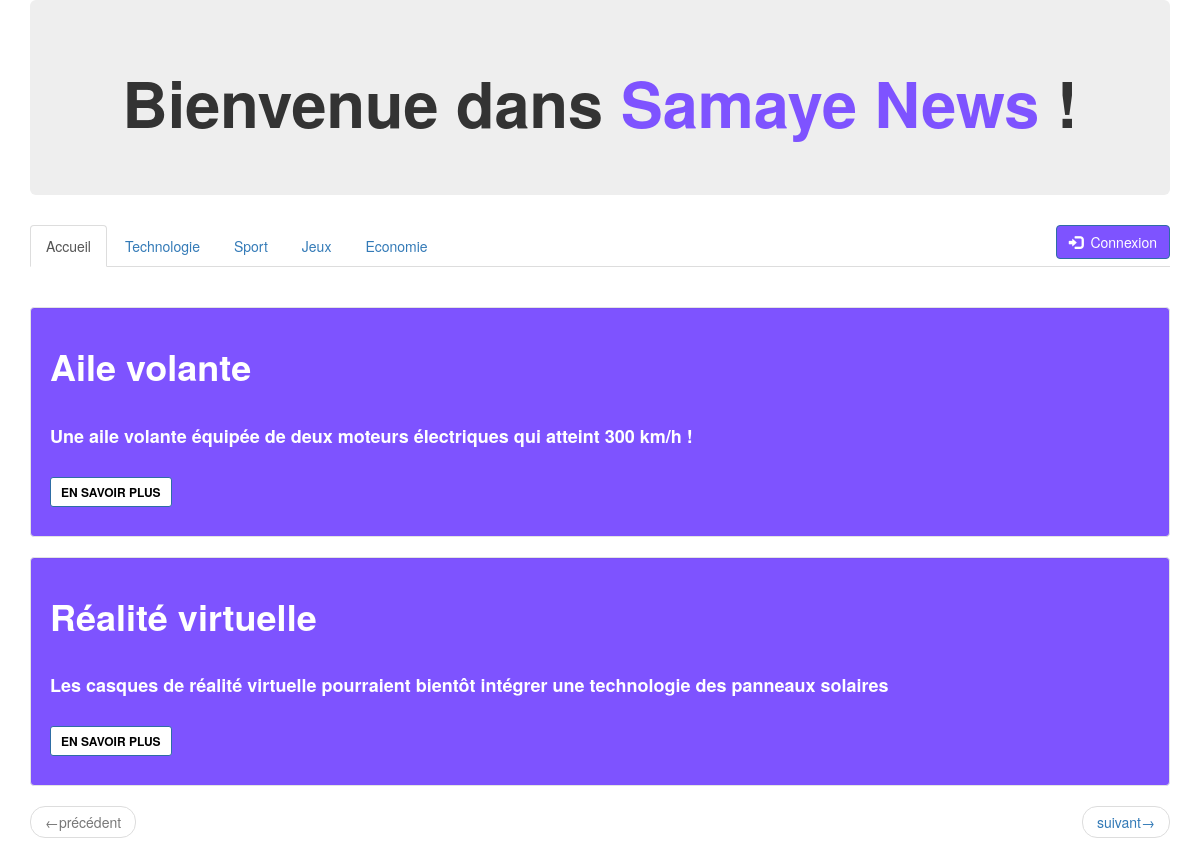
The page / on the database its author committed.
### tables this page shows
CREATE TABLE `categories` (
  `id` int(25) NOT NULL,
  `nom` varchar(30) NOT NULL,
  `description` varchar(100) NOT NULL
);

CREATE TABLE `articles` (
  `id` int(11) NOT NULL,
  `titre` varchar(255) NOT NULL,
  `resume` varchar(1000) NOT NULL,
  `contenu` varchar(10000) NOT NULL,
  `date_pub` date NOT NULL,
  `id_auteur` int(11) NOT NULL,
  `id_categorie` int(25) NOT NULL
);

### controller/ControllerArticle.php (called while the page is built, shortened)
<?php
	class ControllerArticle
	{
		public function accueil()
		{
			$exampleDao = new ExampleDao();
			$data = $exampleDao->get_articles();
			$rub = $exampleDao->get_categorie();
			require("web/affichage.php");
		}
	}
?>

### modele/dao/dao_example_dao.php (called while the page is built, shortened)
<?php
	class ExampleDao
	{
		public function get_articles()
		{
			require("connect_bd.php");
			$sql = "Select id, titre, resume, date_pub from articles";
			$query = $bdd->query($sql);
			$query->execute();
			$data = $query->fetchall(PDO::FETCH_OBJ);
			return $data;
		}
		public function get_categorie()
		{
			require("connect_bd.php");
			$sql = "Select * from categories";
			$query = $bdd->query($sql);
			$query->execute();
			$data = $query->fetchall(PDO::FETCH_OBJ);
			return $data;
		}
	}
?>

### web/includes/templates/header_menu.php (the view, shortened to what this page needs)
<?php
	if (isset($_GET['rubrique']))
	{
		$a = "active";
		$a_accueil = "";
	}
	else
	{
		$a_accueil = "active";
	}
?>
<div class="jumbotron">
    <h1 style="text-align:center; font-weight:bolder;">Bienvenue dans <span style="color:#7E53FF;">Samaye News </span>!</h1>
</div>
<ul class="nav nav-tabs">
		<li role="presentation" class="<?php echo $a_accueil; ?>"><a href="index.php">Accueil</a></li>
	<?php
		foreach($rub as $dataa):
	?>
		<li role="presentation" class="<?php if($_GET['rubrique'] == $dataa->nom) { echo $a; } ?>"><a href="index.php?rubrique=<?php echo $dataa->nom ?>"><?php echo $dataa->nom ?></a></li>
	<?php
		endforeach;
	?>
	<?php
		if (isset($_SESSION['username']))
		{
	?>
		<a href="index.php?deconnexion=1" class="btn btn-danger" style="float: right;">
			<span class="glyphicon glyphicon-log-in"></span>&nbsp Deconnexion
		</a>
		<a href="index.php?gestion_articles=1" class="btn btn-primary" style="float: right; margin-right:12px">
			<span class="glyphicon glyphicon-log-out"></span>&nbsp Gérer
		</a>
	<?php
		}
		else
		{
	?>
		<a href="index.php?connexion=1" class="btn btn-primary" style="float: right; background-color: #7E53FF">
			<span class="glyphicon glyphicon-log-in"></span>&nbsp Connexion
		</a>
	<?php
		}
	?>
</ul>
<br>

### web/includes/templates/list_articles.php (shortened to what this page needs)
<?php
    $nb_articles_par_page = '2';
    if(isset($_GET['page']) && $_GET['page'] != '')
    {
        $page = (int)$_GET['page'];
    }
    else
    {
        $page = 0;
    }
    $min_id = $page*$nb_articles_par_page;
    $max_id = $min_id+$nb_articles_par_page;
    $max_page = sizeof($data)/$nb_articles_par_page;
    foreach($data as $article):
        if ($article->id > $min_id && $article->id <= $max_id)
        {
?>
            <form action="index.php" method="post">
                <div class="well lewell">
                    <h1 style="font-weight:bolder; color:white;">
                        <?php echo $article->titre;?>
                    </h1>
                    <br>
                    <h4 style="font-weight:bolder; color:white;">
                        <?php echo $article->resume;?>
                    </h4>
                    <br>
                    <p><input type="submit" class="btn btn-primary btn-sm btn-esp" value="EN SAVOIR PLUS" role="button"></p>
                </div>
            </form>
<?php
    }
    endforeach;
?>
                <nav aria-label="...">
                    <ul class="pager">
                        <li class="<?php if ($page == 0) { echo "previous disabled";} else { echo "previous"; }?>"><a href="?page=<?php if ($page == 0) { echo $page;} else { echo $page-1;} ?>"><span aria-hidden="true">&larr;</span>précédent</a></li>
                        <li class="<?php if ($page == $max_page-1) { echo "next disabled";} else { echo "next"; }?>"><a href="?page=<?php if ($page == $max_page-1) { echo $page;} else {echo $page+1;} ?>">suivant<span aria-hidden="true">&rarr;</span></a></li>
                    </ul>
                </nav>

### web/includes/css/style.css (style rules this page uses)
.lewell { background-color: #7E53FF; }
.btn-esp { background-color: white; color: black; font-weight: bold; }
input::placeholder { font-weight: bolder; font-size: 15px; }

### rows shown on the page
categories: nom "Technologie"
categories: nom "Sport"
categories: nom "Jeux"
categories: nom "Economie"
articles: titre "Aile volante", resume "Une aile volante équipée de deux moteurs électriques qui atteint 300 km/h !"
articles: titre "Réalité virtuelle", resume "Les casques de réalité virtuelle pourraient bientôt intégrer une technologie des panneaux solaires"
